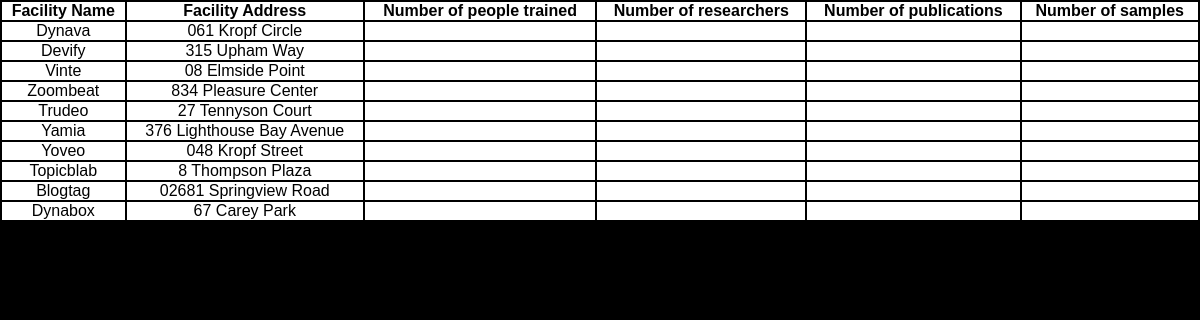
Screenshot of /equipment/ with the database file from the repository.
### healthcareApp/models.py (models this page shows)
class Facility(models.Model):
    facility_ID = models.CharField(max_length=250, primary_key=True)
    name = models.CharField(max_length=250)
    address = models.CharField(max_length=250)

### healthcareApp/views.py (the view)
# urls.py: path('equipment/', equipment, name='equipment')
def equipment(request):
    equipment = Mass_spectrometer.objects.all()
    facilities = Facility.objects.all()
    args = {'equipment': equipment, 'facilities': facilities}
    return render(request, 'equipment.html', args)

### healthcareApp/templates/equipment.html (shortened to what this page needs)
{% load static %}
<!DOCTYPE html>
<html>
<head>
<link href="{% static 'css/equipment.css' %}" rel="stylesheet">
</head>
<body>
    <table>
      <tr>
        <th>Facility Name</th>
        <th>Facility Address</th>
        <th>Number of people trained</th>
        <th>Number of researchers</th>
        <th>Number of publications</th>
        <th>Number of samples</th>
      </tr>
    {% for facility in facilities %}
      <tr>
        <td>{{ facility.name }}</td>
        <td>{{ facility.address }}</td>
        <td>{{ model.num_of_people_trained}}</td>
        <td>{{ model.num_of_researchers}}</td>
        <td>{{ model.num_of_publications}}</td>
        <td>{{ model.num_of_samples}}</td>
      </tr>
    {% endfor %}
    </table>
</body>
</html>

### healthcareApp/static/css/equipment.css (style rules this page uses)
* { padding: 0; margin: 0; }
body { background-color: black; text-align: center; color: white; font-family: Arial, Helvetica, sans-serif; }
table { width: 100%; }
tr { border: solid 1px gray; }
th, td { background-color: white; color: black; }

### rows the page displays
Facility: name "Dynava", address "061 Kropf Circle"
Facility: name "Devify", address "315 Upham Way"
Facility: name "Vinte", address "08 Elmside Point"
Facility: name "Zoombeat", address "834 Pleasure Center"
Facility: name "Trudeo", address "27 Tennyson Court"
Facility: name "Yamia", address "376 Lighthouse Bay Avenue"
Facility: name "Yoveo", address "048 Kropf Street"
Facility: name "Topicblab", address "8 Thompson Plaza"
Facility: name "Blogtag", address "02681 Springview Road"
Facility: name "Dynabox", address "67 Carey Park"
